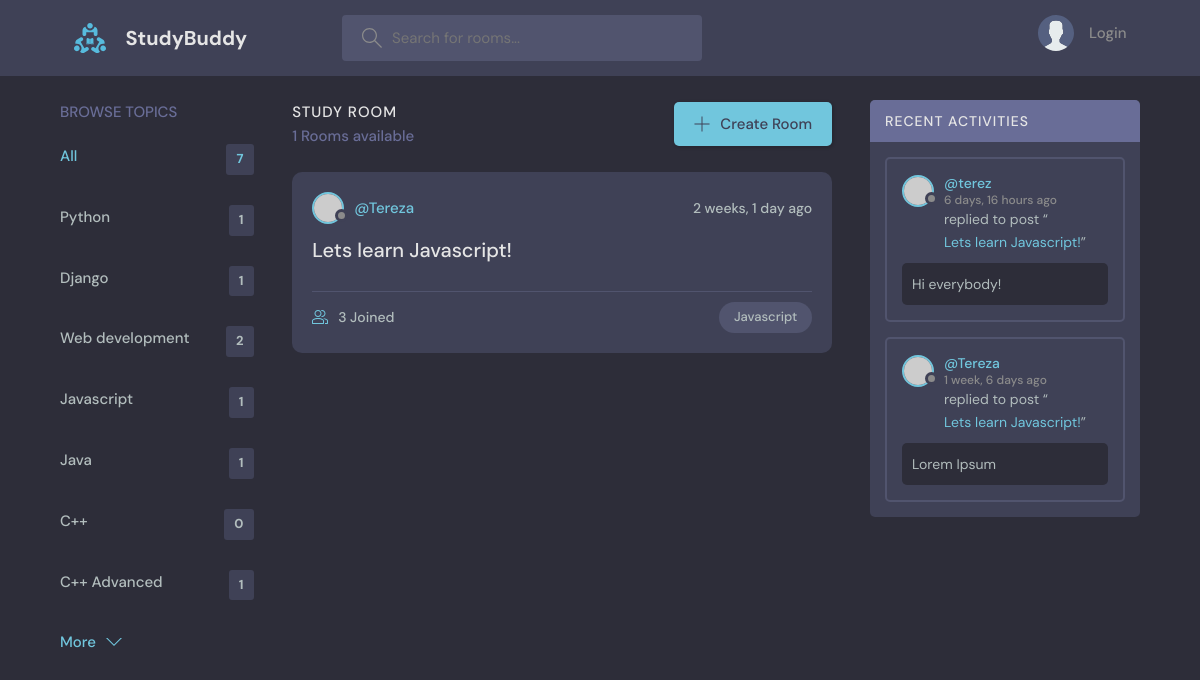
/?q=Javascript, run on the app's committed database.
### base/models.py (models this page shows, shortened)
class Topic(models.Model):
    name = models.CharField(max_length=200)

class Room(models.Model):
    host = models.ForeignKey(User, on_delete=models.SET_NULL, null=True)
    topic = models.ForeignKey(Topic, on_delete=models.SET_NULL, null=True) # When the room is deleted, topic is set to null
    name = models.CharField(max_length=200)
    description = models.TextField(null=True, blank=True)
    participants = models.ManyToManyField(User, related_name='participants', blank=True)
    updated = models.DateTimeField(auto_now=True)
    created = models.DateTimeField(auto_now_add=True)
    class Meta:
        ordering = ['-updated', '-created']
    def __str__(self):
        return str(self.name)

class Message(models.Model): # every room has its own message
    user = models.ForeignKey(User, on_delete=models.CASCADE)
    room = models.ForeignKey(Room, on_delete=models.CASCADE)
    body = models.TextField()
    updated = models.DateTimeField(auto_now=True)
    created = models.DateTimeField(auto_now_add=True)
    class Meta:
        ordering = ['-updated', '-created']

### base/views.py (the view)
# urls.py: path('', views.home, name='home'),
def home(request):
    q = request.GET.get('q') if request.GET.get('q') != None else ""
    rooms = Room.objects.filter(
        Q(topic__name__icontains=q) |
        Q(name__icontains=q) |
        Q(description__icontains=q)
     )
    topics = Topic.objects.all()
    room_count = rooms.count()
    room_messages = Message.objects.filter(Q(room__topic__name__icontains=q))
    context = {'rooms': rooms, 'topics':topics, 'room_count':room_count, 'room_messages':room_messages}
    return render(request, 'base/home.html', context)

### base/templates/base/home.html (shortened to what this page needs)
{% extends 'main.html' %}
{% block content %}
<main class="layout layout--3">
    <div class="container">
      {% include 'base/topics_component.html' %}
      <div class="roomList">
        <div class="roomList__header">
          <div>
            <h2>Study Room</h2>
            <p>{{room_count}} Rooms available</p>
          </div>
          <a class="btn btn--main" href="{% url 'CreateRoom' %}">
            <svg version="1.1" xmlns="http://www.w3.org/2000/svg" width="32" height="32" viewBox="0 0 32 32">
              <title>add</title>
              <path
                d="M16.943 0.943h-1.885v14.115h-14.115v1.885h14.115v14.115h1.885v-14.115h14.115v-1.885h-14.115v-14.115z"
              ></path>
            </svg>
            Create Room
          </a>
        </div>
        {% include 'base/feed_component.html' %}
      </div>
      {% include 'base/activity_component.html' %}
    </div>
  </main>
{% endblock content %}

### base/templates/base/topics_component.html
<div class="topics">
  <div class="topics__header">
    <h2>Browse Topics</h2>
  </div>
  <ul class="topics__list">
    <li>
      <a href="{% url 'home' %}" class="active">All <span>{{topics.count}}</span></a>
    </li>
    {% for topic in topics %}
    <li>
      <a href="{% url 'home' %}?q={{topic.name}}">{{topic.name}}<span>{{topic.room_set.all.count}}</span></a>
    </li>
    {% endfor %}
  </ul>
  <a class="btn btn--link" href="topics.html">
    More
    <svg version="1.1" xmlns="http://www.w3.org/2000/svg" width="32" height="32" viewBox="0 0 32 32">
      <title>chevron-down</title>
      <path d="M16 21l-13-13h-3l16 16 16-16h-3l-13 13z"></path>
    </svg>
  </a>
</div>

### base/templates/base/feed_component.html (shortened to what this page needs)
{% for room in rooms %}
<div class="roomListRoom">
    <div class="roomListRoom__header">
      <a href="{% url 'UserProfile' room.host.id %}" class="roomListRoom__author">
        <div class="avatar avatar--small">
          <img src="https://randomuser.me/api/portraits/women/11.jpg" />
        </div>
        <span>@{{room.host.username}}</span>
      </a>
      <div class="roomListRoom__actions">
        <span>{{room.created|timesince}} ago</span>
      </div>
    </div>
    <div class="roomListRoom__content">
      <a href="{% url 'room' room.id %}">{{room.name}}</a>
    </div>
    <div class="roomListRoom__meta">
      <a href="{% url 'room' room.id %}" class="roomListRoom__joined">
        {{room.participants.all.count}} Joined
      </a>
      <p class="roomListRoom__topic">{{room.topic.name}}</p>
    </div>
</div>
{% endfor %}

### base/templates/base/activity_component.html (shortened to what this page needs)
<div class="activities">
    <div class="activities__header">
      <h2>Recent Activities</h2>
    </div>
    {% for message in room_messages %}
    <div class="activities__box">
      <div class="activities__boxHeader roomListRoom__header">
        <a href="{%url 'UserProfile' message.user.id %}"class="roomListRoom__author">
          <div class="avatar avatar--small">
            <img src="https://randomuser.me/api/portraits/women/11.jpg" />
          </div>
          <p>
            @{{message.user}}
            <span>{{message.created|timesince}} ago</span>
          </p>
        </a>
      </div>
      <div class="activities__boxContent">
        <p>replied to post “<a href="{% url 'room' message.room.id%}">{{message.room}}</a>”</p>
        <div class="activities__boxRoomContent">
            {{message.body}}
        </div>
      </div>
    </div>
    {% endfor %}
</div>

### data on the page
Topic: name "Python", room_set.all.count "1"
Topic: name "Django", room_set.all.count "1"
Topic: name "Web development", room_set.all.count "2"
Topic: name "Javascript", room_set.all.count "1"
Topic: name "Java", room_set.all.count "1"
Topic: name "C++", room_set.all.count "0"
Topic: name "C++ Advanced", room_set.all.count "1"
Room: host.username "Tereza", created "2 weeks, 1 day", name "Lets learn Javascript!", participants.all.count "3", topic.name "Javascript"
Message: user "terez", created "6 days, 16 hours", room "Lets learn Javascript!", body "Hi everybody!"
Message: user "Tereza", created "1 week, 6 days", room "Lets learn Javascript!", body "Lorem Ipsum"

### other printed values
{{ topics.count }} "7"
{{ room_count }} "1"
